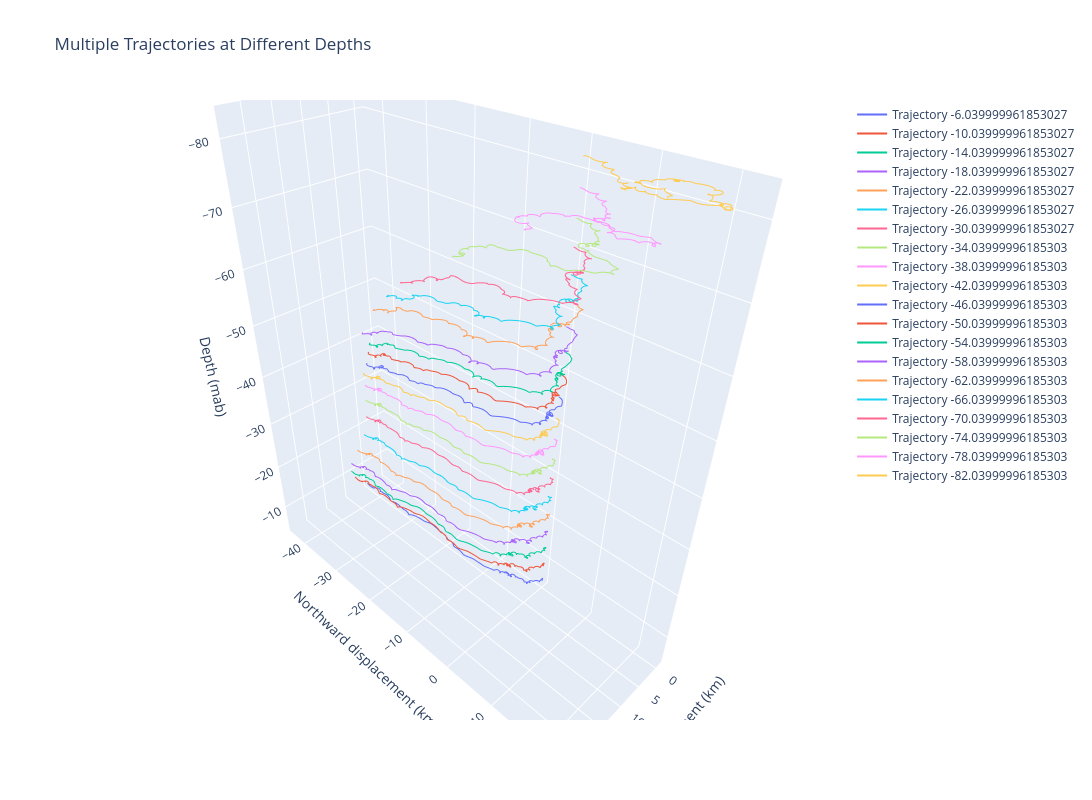

Source (notebook cell):
### Code cell
from matplotlib import pyplot
depthT = [-1 * x for x in dataA['depth'][0:20]]
pyplot.rcParams['figure.dpi'] = 200
pyplot.rcParams['savefig.dpi'] = 200

import plotly.graph_objects as go
import numpy as np

fig = go.Figure()

dt = 30*60
for i in range(0,20):
    x = np.cumsum(savgol_filter(u_re1[:,i],24,2)/1000) * dt  # Eastward displacement (m)
    y = np.cumsum(savgol_filter(v_re1[:,i],24,2)/1000) * dt  # Northward displacement (m)
    x_km = x / 1000
    y_km = y / 1000
    z = np.full_like(x_km, depthT[i])

    fig.add_trace(go.Scatter3d(
        x=x_km, y=y_km, z=z,
        mode='lines',
        name=f"Trajectory {depthT[i]}"
    ))

# Layout settings
fig.update_layout(
    title="Multiple Trajectories at Different Depths",
    scene=dict(
        xaxis_title="X",
        yaxis_title="Y",
        zaxis_title="Depth"
    )
)

fig.update_layout(
    title="Multiple Trajectories at Different Depths",
    scene=dict(
        xaxis_title="Eastward displacement (km)",
        yaxis_title="Northward displacement (km)",
        zaxis=dict(
            title="Depth (mab)",
            autorange="reversed"   # Invert the z-axis
        )
    ),
    width=1200,
    height=800
)


fig.show()

### Figure 1 — Plotly figure (JSON) as saved in the notebook; plotly's stock layout.template omitted (floating-point values rounded to 4 significant figures; data arrays with more than 128 entries replaced by an {"elided": "..."} marker saying what was removed)
{"data": [{"mode": "lines", "name": "Trajectory -6.039999961853027", "x": {"elided": "644 float values"}, "y": {"elided": "644 float values"}, "z": {"elided": "644 float values"}, "type": "scatter3d"}, {"mode": "lines", "name": "Trajectory -10.039999961853027", "x": {"elided": "644 float values"}, "y": {"elided": "644 float values"}, "z": {"elided": "644 float values"}, "type": "scatter3d"}, {"mode": "lines", "name": "Trajectory -14.039999961853027", "x": {"elided": "644 float values"}, "y": {"elided": "644 float values"}, "z": {"elided": "644 float values"}, "type": "scatter3d"}, {"mode": "lines", "name": "Trajectory -18.039999961853027", "x": {"elided": "644 float values"}, "y": {"elided": "644 float values"}, "z": {"elided": "644 float values"}, "type": "scatter3d"}, {"mode": "lines", "name": "Trajectory -22.039999961853027", "x": {"elided": "644 float values"}, "y": {"elided": "644 float values"}, "z": {"elided": "644 float values"}, "type": "scatter3d"}, {"mode": "lines", "name": "Trajectory -26.039999961853027", "x": {"elided": "644 float values"}, "y": {"elided": "644 float values"}, "z": {"elided": "644 float values"}, "type": "scatter3d"}, {"mode": "lines", "name": "Trajectory -30.039999961853027", "x": {"elided": "644 float values"}, "y": {"elided": "644 float values"}, "z": {"elided": "644 float values"}, "type": "scatter3d"}, {"mode": "lines", "name": "Trajectory -34.03999996185303", "x": {"elided": "644 float values"}, "y": {"elided": "644 float values"}, "z": {"elided": "644 float values"}, "type": "scatter3d"}, {"mode": "lines", "name": "Trajectory -38.03999996185303", "x": {"elided": "644 float values"}, "y": {"elided": "644 float values"}, "z": {"elided": "644 float values"}, "type": "scatter3d"}, {"mode": "lines", "name": "Trajectory -42.03999996185303", "x": {"elided": "644 float values"}, "y": {"elided": "644 float values"}, "z": {"elided": "644 float values"}, "type": "scatter3d"}, {"mode": "lines", "name": "Trajectory -46.03999996185303", "x": {"elided": "644 float values"}, "y": {"elided": "644 float values"}, "z": {"elided": "644 float values"}, "type": "scatter3d"}, {"mode": "lines", "name": "Trajectory -50.03999996185303", "x": {"elided": "644 float values"}, "y": {"elided": "644 float values"}, "z": {"elided": "644 float values"}, "type": "scatter3d"}, {"mode": "lines", "name": "Trajectory -54.03999996185303", "x": {"elided": "644 float values"}, "y": {"elided": "644 float values"}, "z": {"elided": "644 float values"}, "type": "scatter3d"}, {"mode": "lines", "name": "Trajectory -58.03999996185303", "x": {"elided": "644 float values"}, "y": {"elided": "644 float values"}, "z": {"elided": "644 float values"}, "type": "scatter3d"}, {"mode": "lines", "name": "Trajectory -62.03999996185303", "x": {"elided": "644 float values"}, "y": {"elided": "644 float values"}, "z": {"elided": "644 float values"}, "type": "scatter3d"}, {"mode": "lines", "name": "Trajectory -66.03999996185303", "x": {"elided": "644 float values"}, "y": {"elided": "644 float values"}, "z": {"elided": "644 float values"}, "type": "scatter3d"}, {"mode": "lines", "name": "Trajectory -70.03999996185303", "x": {"elided": "644 float values"}, "y": {"elided": "644 float values"}, "z": {"elided": "644 float values"}, "type": "scatter3d"}, {"mode": "lines", "name": "Trajectory -74.03999996185303", "x": {"elided": "644 float values"}, "y": {"elided": "644 float values"}, "z": {"elided": "644 float values"}, "type": "scatter3d"}, {"mode": "lines", "name": "Trajectory -78.03999996185303", "x": {"elided": "644 float values"}, "y": {"elided": "644 float values"}, "z": {"elided": "644 float values"}, "type": "scatter3d"}, {"mode": "lines", "name": "Trajectory -82.03999996185303", "x": {"elided": "644 float values"}, "y": {"elided": "644 float values"}, "z": {"elided": "644 float values"}, "type": "scatter3d"}], "layout": {"title": {"text": "Multiple Trajectories at Different Depths"}, "scene": {"xaxis": {"title": {"text": "Eastward displacement (km)"}}, "yaxis": {"title": {"text": "Northward displacement (km)"}}, "zaxis": {"title": {"text": "Depth (mab)"}, "autorange": "reversed"}}, "width": 1200, "height": 800}}
